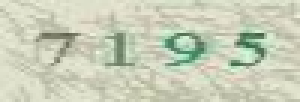
#> input picture img/test.png, 100 x 34 px, found by its file name (shown 3 times larger)
$ python getVerifyCode.py
#> lines starting #> are read from the running program, lines starting #| are printed output that depends on the picture; after the words box and inside, x2 and y2 are one past the last pixel; in counts of white or black regions, pixels touching at a corner belong together
#-*- coding:utf-8 -*-
'''

Created on 2018年9月13日

@author: zhilh

'''
import pytesseract
from PIL import Image
from PIL import ImageEnhance


class getVerifyCode(object):
    def __init__(self):
        # 二值化
        self.threshold = 140
        self.table = []
        for i in range(256):
            if i < self.threshold:
                self.table.append(0)
            else:
                self.table.append(1)

        #由于都是数字，对于识别成字母的 采用该表进行修正
        self.rep={
            'O':'0', 'D':'0','Q':'0',
            'I':'1','L':'1',
            'Z':'2',
            'T':'7','%':'7',
            'B':'8','S':'8','$':'8',
            'G':'6'
            };

    def getCode(self,img_path,img_name):
#> called with img_path = '..//data//', img_name = 'test.png'
        im = Image.open(img_path+img_name)  #打开图片
#> im is the input picture: PIL image 100x34 RGBA; mean R, G, B, A 201.3, 206.7, 184.7, 255
        imgry = im.convert('L')#转化到灰度图
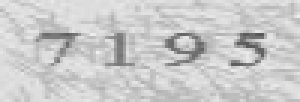
#> imgry: PIL image 100x34 L (shown 3 times larger); min 87, max 241, mean 202.6
        imgry = ImageEnhance.Contrast(imgry)  # 对比度增强
        imgry = imgry.enhance(2.0)
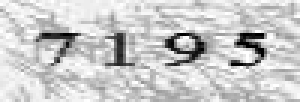
#> imgry: PIL image 100x34 L (shown 3 times larger); min 0, max 255, mean 202.2
        imgry.save(img_path+'g'+img_name)  #保存图像

        #二值化，采用阈值分割法，threshold为分割点
        out = imgry.point(self.table,'1')
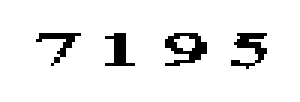
#> out: PIL image 100x34 1 (shown 3 times larger); 92.8% white; black in thin lines or dots, all inside (x1, y1, x2, y2) = (12, 11, 89, 23)
        out.save(img_path+'b'+img_name)
#> (the run stopped early here; a loop or call above may not have finished)

$ run again, with img/code.png copied over img/test.png
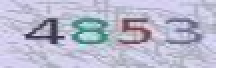
#> input picture img/code.png, 123 x 34 px, found by its file name (shown 2 times larger)
#> in getCode, im is the input picture: PIL image 123x34 RGBA; mean R, G, B, A 193.4, 194.2, 212, 255
#> in getCode, `imgry = imgry.enhance(2.0)`:
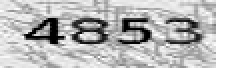
#> imgry: PIL image 123x34 L (shown 2 times larger); min 0, max 255, mean 190
#> in getCode, `out = imgry.point(self.table,'1')`:
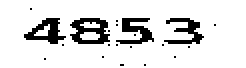
#> out: PIL image 123x34 1 (shown 2 times larger); 87.2% white; 21 black regions (17 under 20 px), largest, box (x1, y1, x2, y2) and area: (35, 9, 55, 22) 153, (12, 9, 33, 22) 128, (58, 9, 77, 22) 123, (82, 9, 102, 22) 115

$ run again, with img/report_img.png copied over img/test.png
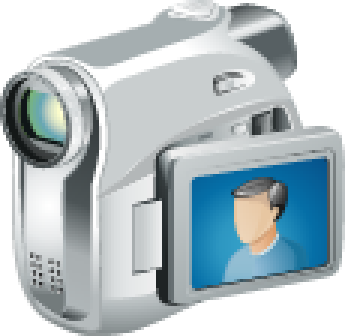
#> input picture img/report_img.png, 115 x 112 px, found by its file name (shown 3 times larger)
#> in getCode, im is the input picture: PIL image 115x112 RGBA; mean R, G, B, A 178.4, 191.2, 195.9, 194.6
#> in getCode, `imgry = imgry.enhance(2.0)`:
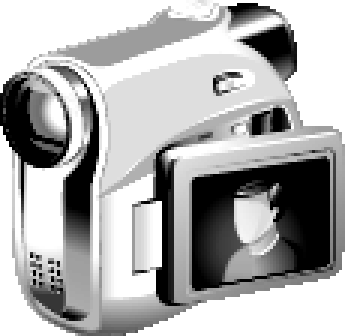
#> imgry: PIL image 115x112 L (shown 3 times larger); min 0, max 255, mean 174.2
#> in getCode, `out = imgry.point(self.table,'1')`:
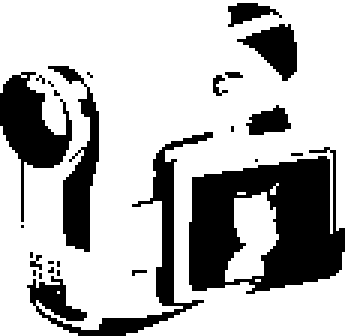
#> out: PIL image 115x112 1 (shown 3 times larger); 72.5% white; 26 black regions (19 under 20 px), largest, box (x1, y1, x2, y2) and area: (63, 49, 115, 98) 1611, (9, 44, 71, 112) 618, (0, 24, 24, 74) 479
